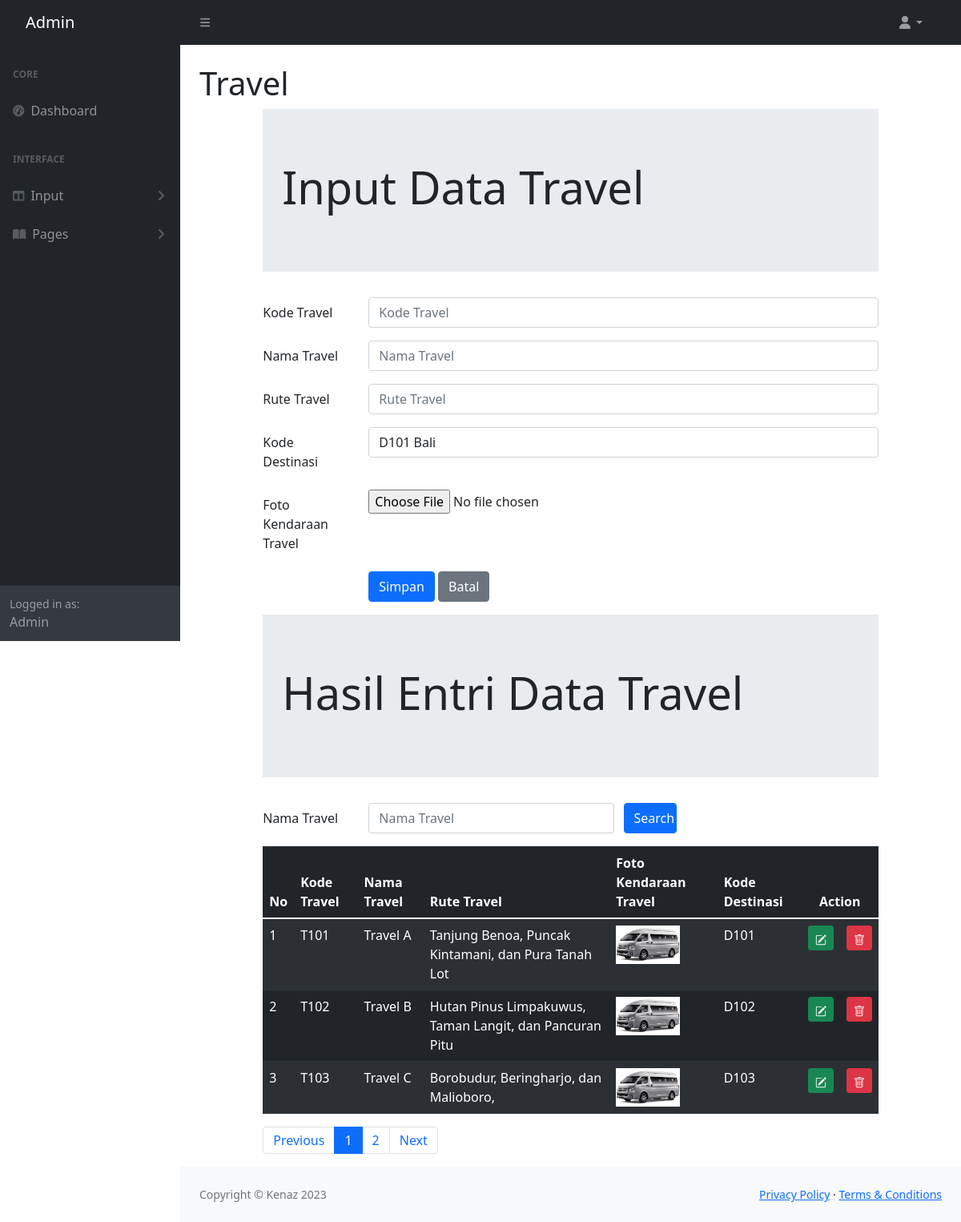
The app's page /admin/travel.php with its own data.
### tables this page shows
CREATE TABLE `travel` (
  `travelKODE` char(4) NOT NULL,
  `travelNAMA` varchar(100) NOT NULL,
  `travelRUTE` varchar(225) NOT NULL,
  `travelKENDARAAN` char(120) NOT NULL,
  `destinasiKODE` char(4) NOT NULL
);

### admin/travel.php (the view, shortened to what this page needs)
<!DOCTYPE html>
<html lang="en">
<?php include "INCLUDE/head.php"?>
    <body class="sb-nav-fixed">
        <?php include "INCLUDE/menunav.php"?>
        <div id="layoutSidenav">
            <?php include "INCLUDE/menu.php"?>
            <div id="layoutSidenav_content">
                <main>
                    <div class="container-fluid px-4">
                        <h1 class="mt-4">Travel</h1>
<head>
	<link rel="stylesheet" href="https://cdn.jsdelivr.net/npm/bootstrap@4.0.0/dist/css/bootstrap.min.css">
  	<link rel="stylesheet" type="text/css" href="https://cdnjs.cloudflare.com/ajax/libs/select2/4.0.3/css/select2.min.css">
	<link rel="stylesheet" type="text/css" href="css/bootstrap.min.css">
</head>
<?php
	include "include/config.php";
	$datadestinasi = mysqli_query($connection, "select * from destinasi");
?>
<body>
<div class="row">
<div class="col-sm-1"></div>
<div class="col-sm-10">
	<div class="jumbotron jumbotron-fluid">
		<div class="container">
			<h1 class="display-4">Input Data Travel</h1>
		</div>
	</div>
	<form method="POST" enctype="multipart/form-data">
		<div class="mb-3 row">
			<label for="kodetravel" class="col-sm-2 col-form-label">Kode Travel</label>
			<div class="col-sm-10">
				<input type="text" class="form-control" id="kodetravel" name="inputkode" placeholder="Kode Travel" maxlength="4">
			</div>
		</div>
		<div class="mb-3 row">
			<label for="namatravel" class="col-sm-2 col-form-label">Nama Travel</label>
			<div class="col-sm-10">
				<input type="text" class="form-control" id="namatravel" name="inputnama" placeholder="Nama Travel">
			</div>
		</div>
        <div class="mb-3 row">
			<label for="rutetravel" class="col-sm-2 col-form-label">Rute Travel</label>
			<div class="col-sm-10">
				<input type="text" class="form-control" id="rutetravel" name="inputrute" placeholder="Rute Travel">
			</div>
		</div>
		<div class="mb-3 row">
			<label for="namadestinasi" class="col-sm-2 col-form-label">Kode Destinasi</label>
			<div class="col-sm-10">
			<select class="form-control" id="namadestinasi" name="kodedestinasi">
				<?php while($row = mysqli_fetch_array($datadestinasi))
				{ ?>
					<option value="<?php echo $row["destinasiKODE"]?>">
						<?php echo $row["destinasiKODE"]?>
						<?php echo $row["destinasiNAMA"]?>
					</option>
				<?php } ?>
			</select>
			</div>
		</div>
		<div class="form-group row">
			<label for="file" class="col-sm-2 col-form-label">Foto Kendaraan Travel</label>
			<div class="col-sm-10">
				<input type="file" id="file" name="file">
			</div>
		</div>
		<div class="form-group row">
			<div class="col-sm-2"></div>
			<div class="col-sm-10">
				<input type="submit" name="Simpan" class="btn btn-primary" value="Simpan">
				<input type="submit" name="Batal" class="btn btn-secondary" value="Batal">
			</div>
		</div>
	</form>
</div>
<div class="col-sm-1"></div>
</div>
<div class="row">
	<div class="col-sm-1"></div>
	<div class="col-sm-10">
		<div class="jumbotron jumbotron-fluid">
			<div class="container">
				<h1 class="display-4">Hasil Entri Data Travel</h1>
			</div>
		</div>
		<form method="POST">
            <div class="mb-3 row">
                <label for="Search" class="col-sm-2 col-form-label">Nama Travel</label>
                <div class="col-sm-5">
                    <input type="text" class="form-control" name="Search" id="Search" placeholder="Nama Travel"
                    value="<?php if(isset($_POST["Search"])){echo $_POST["Search"];
                    }?>">
                </div>
                <input type="submit" class="col-sm-1 btn btn-primary" value="Search" name="kodetravel">
            </div>
        </form>
	<table class="table table-dark table-striped">
		<thead class="thead-dark">
			<tr>
				<th>No</th>
				<th>Kode Travel</th>
				<th>Nama Travel</th>
				<th>Rute Travel</th>
				<th>Foto Kendaraan Travel</th>
                <th>Kode Destinasi</th>
				<th colspan="2" style="text-align: center">Action</th>
			</tr>
		</thead>
		<tbody>
			<?php
			$jumlahtampilan = 3;
			$halaman = (isset($_GET['page']))? $_GET['page'] : 1;
			$mulaitampilan = ($halaman - 1) * $jumlahtampilan;
                            if(isset($_POST["kodetravel"])){
                                $Search = $_POST["Search"];
                                $query = mysqli_query($connection, "select * from travel where travelNAMA like'%".$Search."%';");
                            }
                            else{
                                $query = mysqli_query($connection, "select * from travel
								limit $mulaitampilan, $jumlahtampilan;");
                            }
                            $nomor = 1;
                            while($row = mysqli_fetch_array($query)){ ?>
				<tr>
					<td><?php echo $mulaitampilan + $nomor;?></td>
					<td><?php echo $row['travelKODE'];?></td>
					<td><?php echo $row['travelNAMA'];?></td>
					<td><?php echo $row['travelRUTE'];?></td>
					<td>
						<?php if(is_file("images/".$row['travelKENDARAAN']))
						{ ?>
							<img src="images/<?php echo $row['travelKENDARAAN']?>" width="80">
						<?php } else
							echo "<img src='images/noimage.png' width='80'>"
						?>
					</td>
                    <td><?php echo $row['destinasiKODE'];?></td>
					<td>
						<a href="traveledit.php?edit=<?php echo $row['travelKODE']?>" class="btn btn-success btn-sm" title="EDIT">
						</a>
					</td>
					<td>
						<a href="travelhapus.php?hapus=<?php echo $row['travelKODE']?>" class="btn btn-danger btn-sm" title="DELETE">
						</a>
					</td>
				</tr>
			<?php $nomor = $nomor + 1;?>
			<?php }	?>
		</tbody>
	</table>
					<?php
                        $query = mysqli_query($connection, "SELECT * FROM travel");
                        $jumlahrecord = mysqli_num_rows($query);
                        $jumlahpage = ceil($jumlahrecord / $jumlahtampilan);
                    ?>
                    <nav aria-label="Page navigation example">
                    <ul class="pagination">
                        <li class="page-item"><a class="page-link" href="?page=<?php $nomorhal=1;
                        echo $nomorhal?>">Previous</a></li>
                        <?php for($nomorhal=1; $nomorhal<=$jumlahpage; $nomorhal++){ ?>
                        <li class="page-item">
                            <?php if($nomorhal!=$halaman) {?>
                                <a class="page-link" href="?page=<?php echo $nomorhal ?>"><?php echo $nomorhal ?></a>
                            <?php } else{ ?>
                                <li class="page-item active" aria-current="page">
                                    <a class="page-link" href="?page=<?php echo $nomorhal;?>"><?php echo $nomorhal ?></a>
                                </li>
                            <?php } ?>
                        </li>
                        <?php } ?>
                        <li class="page-item"><a class="page-link" href="?page=<?php echo $nomorhal - 1; ?>">Next</a></li>
                    </ul>
                    </nav>
	</div>
	<div class="col-sm-1"></div>
</div>
</body>
</main>
                <?php include "INCLUDE/footer.php"?>
            </div>
        </div>
</html>

### records on screen
travel: travelKODE "T101", travelNAMA "Travel A", travelRUTE "Tanjung Benoa, Puncak Kintamani, dan Pura Tanah Lot", travelKENDARAAN (picture), destinasiKODE "D101"
travel: nomor "2", travelKODE "T102", travelNAMA "Travel B", travelRUTE "Hutan Pinus Limpakuwus, Taman Langit, dan Pancuran Pitu", travelKENDARAAN (picture), destinasiKODE "D102"
travel: nomor "3", travelKODE "T103", travelNAMA "Travel C", travelRUTE "Borobudur, Beringharjo, dan Malioboro,", travelKENDARAAN (picture), destinasiKODE "D103"

### other values on screen
form field kodedestinasi "D101 Bali"
